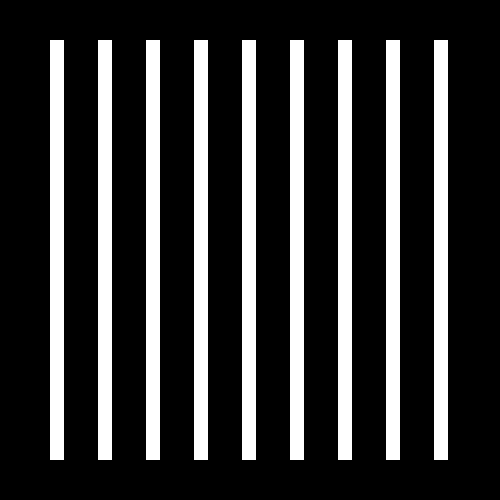
Frame 1 (no input)
Frame 60 (the mouse pressed at the canvas centre just before this capture): identical to frame 1, image omitted
Frame 120 (the mouse held since frame 60 and released just before this capture): identical to frame 1, image omitted

The Processing sketch that drew this single still picture (run headless with seeded random() and noise(); from frame 60 on, the mouse is pressed at the canvas centre):

// Processing sketch: CSCE763HW4
// ── CSCE763HW4.pde



float[][] image;
float[][] filtered_image;
int image_size = 250;
boolean b = true;



float arithmetic_mean_filter(float[][] image, int i, int j) {
  
  int filter_size = 4;
  float sum  = 0;
  for (int l = -filter_size; l <= filter_size; l++) {
    for (int r = -filter_size; r <= filter_size; r++) {
      sum += (image[i+l][j+r] / 81.0);
    }
  }
  return sum;
}

float geometric_mean_filter(float[][] image, int i, int j) {
  
  int filter_size = 4;

  float sum  = 1;
  for (int l = -filter_size; l <= filter_size; l++) {
    for (int r = -filter_size; r <= filter_size; r++) {
      sum =  sum * image[i+l][j+r];
    }
  }

  return pow(sum, 1/81.0);
}

void setup() {
  size(500, 500);
  background(0);
  image = new float[image_size][image_size];

  for (int i = 0; i < image_size; i++) {
    for (int j = 0; j < image_size; j++) {
      image[i][j] = 0;
    }
  }

  int left = 25;
  int top = 20;
  for (int i = 0; i < 9; i++) {
    image = fillBar(left + ((7+17)*i), top, image);
  }

  filtered_image = applyFilter(image);
  background(0);
  drawScreen(image);

}

void draw() {
  // background(0);
  // drawScreen(filtered_image);
}


void keyPressed() {
  if (keyCode == 32) {
    if (b) {
      background(0);
      drawScreen(filtered_image);
      b = false;
    } else {
      background(0);
      drawScreen(image);
      b = true;
    } 
  }
}



float[][] applyFilter(float[][] img) {

  float[][] filt_img = new float[image_size][image_size];

  for (int i = 0; i < image_size; i++) {
    for (int j = 0; j < image_size; j++) {
      filt_img[i][j] = 0;
    }
  }

  for (int i = 4; i < image_size-4; i++) {
    for (int j = 4; j < image_size-4; j++) {
      // filt_img[i][j] = arithmetic_mean_filter(img, i, j);
      filt_img[i][j] = geometric_mean_filter(img, i, j);
    }
  }

  return filt_img;
}


float[][] fillBar(int i, int j, float[][] ps){

  for (int ix = i; ix < i+7; ix++) {
    for (int jx = j; jx < j+210; jx++) {
      ps[ix][jx] = 255;
    }
  }

  return ps;
}
void drawScreen(float[][] ps) {

  for (int i = 0; i < 250; i++) {
    for (int j = 0; j < 250; j++) {
      // print(ps[i][j] + " ");
      fill(ps[i][j]);
      noStroke();
      rect(2*i, 2*j, 2, 2);
    }
    // println();
  }
}
